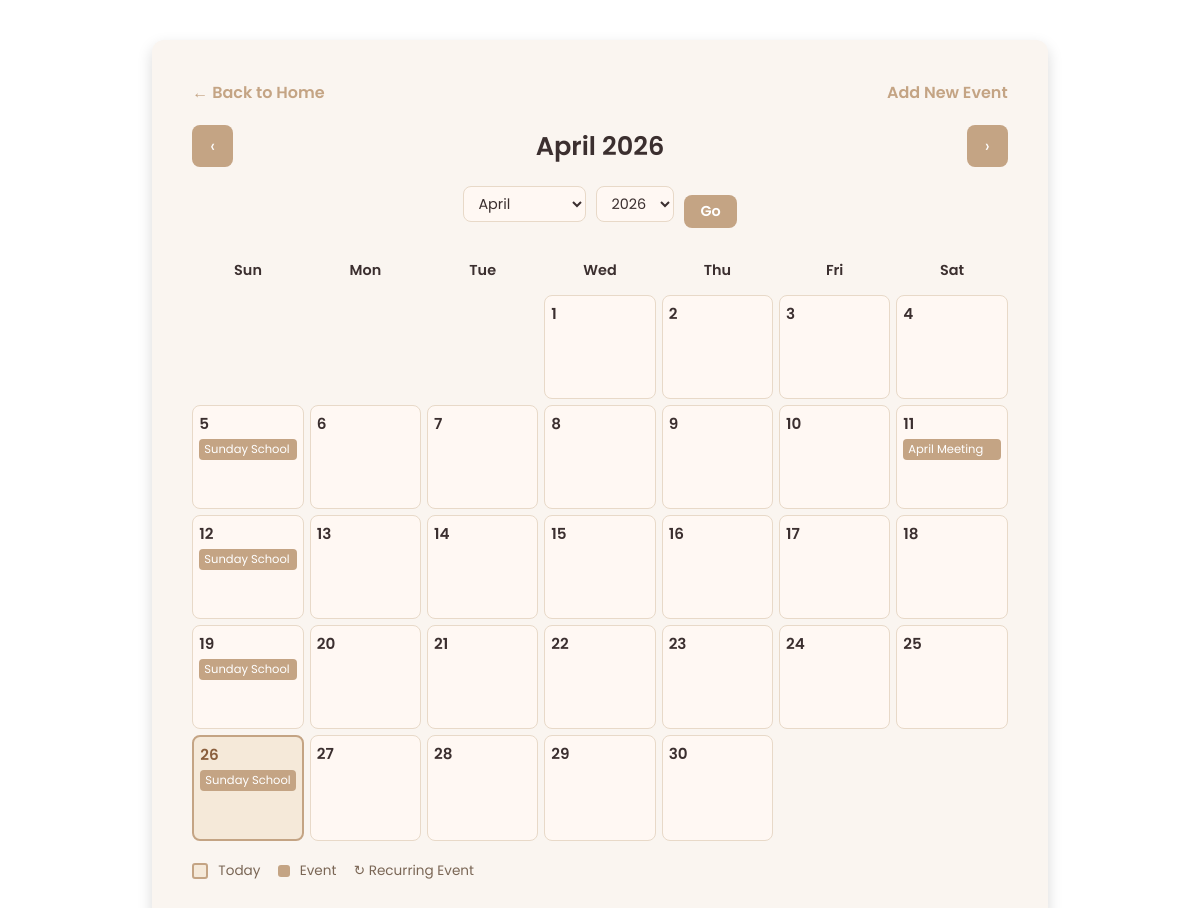
/CalendarEvent/calendar.php (signed in), run on the app's committed database.
### tables this page shows
CREATE TABLE CalendarEvent (
event_id		INT              	NOT NULL  						AUTO_INCREMENT,
event_title		VARCHAR(50)         NOT NULL, 
event_desc		TEXT		        NOT NULL, 
event_location	VARCHAR(250)		NOT NULL, 
event_date		DATETIME			NOT NULL, 
created_at		TIMESTAMP			NOT NULL					DEFAULT CURRENT_TIMESTAMP, 
created_by		INT					NOT NULL,
updated_at		TIMESTAMP										ON UPDATE CURRENT_TIMESTAMP,
updated_by		INT,
PRIMARY KEY (event_id),
FOREIGN KEY (created_by) REFERENCES User (user_id),
FOREIGN KEY (updated_by) REFERENCES User (user_id)
);

### CalendarEvent/calendar.php (the view, shortened to what this page needs)
<?php
require_once __DIR__ . '/../include/db_connect.php';
$month = isset($_GET['month']) ? (int)$_GET['month'] : (int)date('n');
$year  = isset($_GET['year'])  ? (int)$_GET['year']  : (int)date('Y');
$today_day   = (int)date('j');
$today_month = (int)date('n');
$today_year  = (int)date('Y');
$first_day_of_month = mktime(0, 0, 0, $month, 1, $year);
$days_in_month      = (int)date('t', $first_day_of_month);
$start_weekday      = (int)date('w', $first_day_of_month);
$month_name = date('F', $first_day_of_month);
$prev_month = $month - 1;
$prev_year  = $year;
$next_month = $month + 1;
$next_year  = $year;
function generateOccurrencesForMonth($event, $month, $year)
{
    $occurrences = [];
    $eventStart = new DateTime($event['event_date']);
    $monthStart = new DateTime(sprintf('%04d-%02d-01 00:00:00', $year, $month));
    $monthEnd = clone $monthStart;
    $monthEnd->modify('last day of this month')->setTime(23, 59, 59);
    if ((int)$event['is_recurring'] !== 1 || empty($event['recurrence_type']) || $event['recurrence_type'] === 'none')
    {
        if ($eventStart >= $monthStart && $eventStart <= $monthEnd)
        {
            $occurrences[] = $eventStart->format('Y-m-d H:i:s');
        }
        return $occurrences;
    }
    return $occurrences;
}
$stmt = $db->prepare("
    SELECT
        event_id,
        event_title,
        event_date,
        is_recurring,
        recurrence_type,
        recurrence_count,
        recurrence_end_date,
        recurrence_days_of_week,
        is_cancelled
    FROM CalendarEvent
    WHERE is_cancelled = 0
    ORDER BY event_date ASC
");
$stmt->execute();
$events_raw = $stmt->fetchAll(PDO::FETCH_ASSOC);
$events_by_day = [];
foreach ($events_raw as $event)
{
    $occurrences = generateOccurrencesForMonth($event, $month, $year);
    foreach ($occurrences as $occurrenceDate)
    {
        $day = (int)date('j', strtotime($occurrenceDate));
        $events_by_day[$day][] = [
            'event_id' => $event['event_id'],
            'event_title' => $event['event_title'],
            'event_date' => $occurrenceDate,
            'is_recurring' => $event['is_recurring']
        ];
    }
}
?>
<!DOCTYPE html>
<html lang="en">
<head>
    <link rel="stylesheet" href="../style.css">
</head>
<body>
<div class="calendar-wrapper">
	<div class="links">
    	<a href="../index.php" class="back-link">&larr; Back to Home</a>
		<?php if ($_SESSION['user']['role_id'] == 1 || $_SESSION['user']['role_id'] == 2) { ?>
		<a href="newEvent.php" class="back-link"> Add New Event</a>
		<?php } ?>
	</div>
    <div class="calendar-header">
        <a href="calendar.php?month=<?= $prev_month ?>&year=<?= $prev_year ?>" class="nav-btn">&lsaquo;</a>
        <h2><?= htmlspecialchars($month_name) ?> <?= $year ?></h2>
        <a href="calendar.php?month=<?= $next_month ?>&year=<?= $next_year ?>" class="nav-btn">&rsaquo;</a>
    </div>
    <form method="GET" action="calendar.php" class="jump-form">
        <select name="month">
            <?php
            $month_names = ['January','February','March','April','May','June',
                            'July','August','September','October','November','December'];
            foreach ($month_names as $i => $mn)
            {
                $val = $i + 1;
                $selected = ($val === $month) ? 'selected' : '';
                echo '<option value="' . $val . '" ' . $selected . '>' . $mn . '</option>';
            }
            ?>
        </select>
        <select name="year">
            <?php
            $start_year = 1900;
            $end_year   = 2100;
            for ($y = $start_year; $y <= $end_year; $y++)
            {
                $selected = ($y === $year) ? 'selected' : '';
                echo '<option value="' . $y . '" ' . $selected . '>' . $y . '</option>';
            }
            ?>
        </select>
        <button type="submit" class="jump-btn">Go</button>
    </form>
    <div class="calendar-grid">
        <?php
        $day_labels = ['Sun', 'Mon', 'Tue', 'Wed', 'Thu', 'Fri', 'Sat'];
        foreach ($day_labels as $label)
        {
            echo '<div class="day-label">' . $label . '</div>';
        }
        for ($i = 0; $i < $start_weekday; $i++)
        {
            echo '<div class="day-cell empty"></div>';
        }
        for ($day = 1; $day <= $days_in_month; $day++)
        {
            $is_today = ($day === $today_day && $month === $today_month && $year === $today_year);
            $class = 'day-cell' . ($is_today ? ' today' : '');
            echo '<div class="' . $class . '">';
            echo '<div class="day-number">' . $day . '</div>';
		if (isset($events_by_day[$day]))
		{
    	foreach ($events_by_day[$day] as $ev)
    	{
        $event_id = (int)$ev['event_id'];
        $symbol = !empty($ev['is_recurring']) ? '↻ ' : '';
        echo '<span class="event-chip" onclick="openEvent(' . $event_id . ', \'' . htmlspecialchars($ev['event_date'], ENT_QUOTES) . '\')" title="'
            . htmlspecialchars($symbol . $ev['event_title']) . '">'
            . htmlspecialchars($symbol . $ev['event_title'])
            . '</span>';
    }
}
            echo '</div>';
        }
        ?>
    </div>
		<div class="legend">
    <span class="legend-today"></span> Today &nbsp;
    <span class="legend-dot"></span> Event &nbsp;
    <span>↻ Recurring Event</span>
</div>
  </div>
				<?php
					for ($d=1; $d<=31; $d++)
					{
						printf("<option value='%02d'>%d</option>", $d, $d);
					}
				?>
        <?php
            for ($m=0; $m<60; $m+=5)
            {
                printf("<option value='%02d'>: %02d</option>", $m, $m);
            }
        ?>
</body>
</html>

### style.css (style rules this page uses)
body { margin: 0; min-height: 100vh; background-image: url("images/background.png"); font-family: 'Poppins', Arial, Helvetica, sans-serif; display: flex; flex-direction: column; justify-content: center; align-items: center; }
button { margin-top: 16px; padding: 14px; border-radius: 12px; border: none; background-color: #c4a484; color: white; font-size: 1.05em; font-weight: 600; cursor: pointer; }
h2 { text-align: center; margin-top: 0; font-size: 1.2em; margin-bottom: 10px; }

### CalendarEvent/calendar.php (style rules this page uses)
body { font-family: 'Poppins', sans-serif; background-image: url("../images/background.png"); }
.calendar-wrapper { max-width: 900px; margin: 40px auto; background-color: #faf5f0; border-radius: 12px; box-shadow: 0 6px 15px rgba(0,0,0,0.15); padding: 40px; font-family: 'Poppins', sans-serif; }
.calendar-header { display: flex; align-items: center; justify-content: space-between; margin-bottom: 12px; }
.calendar-header h2 { font-size: 1.6rem; font-weight: 600; color: #3b2f2f; margin: 0; font-family: 'Poppins', sans-serif; }
.nav-btn { background-color: #c4a484; color: white; border: none; border-radius: 8px; padding: 8px 18px; font-size: 1.1rem; cursor: pointer; text-decoration: none; display: inline-block; transition: background-color 0.2s; font-family: 'Poppins', sans-serif; }
.jump-form { display: flex; align-items: center; justify-content: center; gap: 10px; margin-bottom: 24px; }
.jump-form select { background-color: #fff8f3; border: 1px solid #e8d9c8; border-radius: 8px; padding: 6px 10px; font-size: 0.9rem; color: #3b2f2f; cursor: pointer; font-family: 'Poppins', sans-serif; }
.jump-btn { background-color: #c4a484; color: white; border: none; border-radius: 8px; padding: 6px 16px; font-size: 0.9rem; cursor: pointer; transition: background-color 0.2s; font-family: 'Poppins', sans-serif; }
.calendar-grid { display: grid; grid-template-columns: repeat(7, 1fr); gap: 6px; }
.day-label { text-align: center; font-weight: 600; color: #3b2f2f; padding: 8px 0; font-size: 0.9rem; font-family: 'Poppins', sans-serif; }
.day-cell { min-height: 90px; background-color: #fff8f3; border-radius: 8px; padding: 6px; border: 1px solid #e8d9c8; vertical-align: top; position: relative; font-family: 'Poppins', sans-serif; }
.day-cell.empty { background-color: transparent; border: none; }
.day-cell.today { border: 2px solid #c4a484; background-color: #f5e9d9; }
.day-number { font-weight: 600; font-size: 0.95rem; color: #3b2f2f; margin-bottom: 4px; }
.day-cell.today .day-number { color: #8a5e3c; }
.event-chip { background-color: #c4a484; color: white; border-radius: 4px; padding: 2px 5px; font-size: 0.72rem; margin-top: 2px; white-space: nowrap; overflow: hidden; text-overflow: ellipsis; display: block; font-family: 'Poppins', sans-serif; }
.back-link { display: inline-block; margin-bottom: 20px; color: #c4a484; text-decoration: none; font-weight: 600; font-family: 'Poppins', sans-serif; }
.legend { margin-top: 20px; font-size: 0.85rem; color: #7a6655; display: flex; align-items: center; gap: 10px; font-family: 'Poppins', sans-serif; }
.legend-dot { width: 12px; height: 12px; background-color: #c4a484; border-radius: 3px; display: inline-block; }
.legend-today { width: 12px; height: 12px; background-color: #f5e9d9; border: 2px solid #c4a484; border-radius: 3px; display: inline-block; }
.links { display: flex; justify-content: space-between; }

### data on the page
calendarevent: event_title "Sunday School"
calendarevent: event_title "April Meeting"
calendarevent: event_title "Sunday School"
calendarevent: event_title "Sunday School"
calendarevent: event_title "Sunday School"

### other printed values
$month_name "April"
$year "2026"
$label "Sun"
$label "Mon"
$label "Tue"
$label "Wed"
$label "Thu"
$label "Fri"
$label "Sat"
form field month "April"
form field year "2026"
